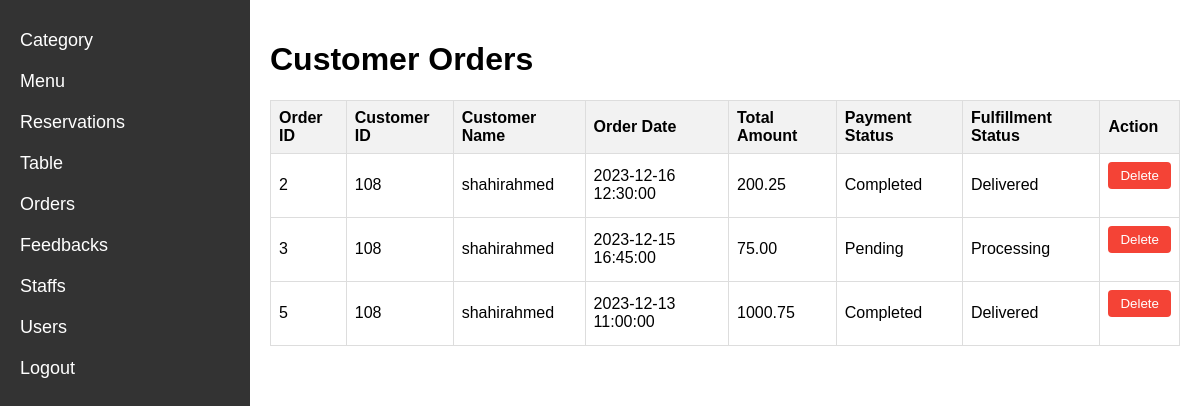
The page /view_orders.php on the database its author committed.
### tables this page shows
CREATE TABLE `Orders` (
  `order_id` int(11) NOT NULL,
  `customer_id` int(11) DEFAULT NULL,
  `order_date` datetime DEFAULT NULL,
  `total_amount` decimal(10,2) DEFAULT NULL,
  `payment_status` enum('Pending','Completed','Cancelled') DEFAULT NULL,
  `fulfillment_status` enum('Pending','Processing','Delivered','Cancelled') DEFAULT NULL
);

CREATE TABLE `Customers` (
  `customer_id` int(11) NOT NULL,
  `username` varchar(50) DEFAULT NULL,
  `password` varchar(100) DEFAULT NULL,
  `email` varchar(100) DEFAULT NULL,
  `full_name` varchar(100) DEFAULT NULL,
  `phone_number` varchar(20) DEFAULT NULL,
  `address` text DEFAULT NULL
);

### view_orders.php (the view, shortened to what this page needs)
<!DOCTYPE html>
<html>
<head>
</head>
<body>
<div class="sidebar">
<a href="create_category.php">Category</a>
        <a href="add_menu_item.php">Menu</a>
        <a href="view_reservations.php">Reservations</a>
        <a href="view_tables.php">Table</a>
        <a href="view_orders.php">Orders</a>
        <a href="view_feedback.php">Feedbacks</a>
        <a href="view_staffs.php">Staffs</a>
        <a href="view_customer.php">Users</a>
        <a href="logout.php" class="logout">Logout</a>
</div>
<div class="content">
    <h1>Customer Orders</h1>
    <table>
        <thead>
            <tr>
                <th>Order ID</th>
                <th>Customer ID</th>
                <th>Customer Name</th>
                <th>Order Date</th>
                <th>Total Amount</th>
                <th>Payment Status</th>
                <th>Fulfillment Status</th>
                <th>Action</th>
            </tr>
        </thead>
        <tbody>
            <?php
            $servername = "localhost";
            $username = "root";
            $password = "";
            $dbname = "updated";
            $conn = new mysqli($servername, $username, $password, $dbname);
            $sql = "SELECT Orders.order_id, Orders.customer_id, Customers.full_name AS customer_name, Orders.order_date, Orders.total_amount, Orders.payment_status, Orders.fulfillment_status
                    FROM Orders
                    INNER JOIN Customers ON Orders.customer_id = Customers.customer_id";
            $result = $conn->query($sql);
            if ($result->num_rows > 0) {
                while ($row = $result->fetch_assoc()) {
                    echo "<tr>
                            <td>" . $row["order_id"] . "</td>
                            <td>" . $row["customer_id"] . "</td>
                            <td>" . $row["customer_name"] . "</td>
                            <td>" . $row["order_date"] . "</td>
                            <td>" . $row["total_amount"] . "</td>
                            <td>" . $row["payment_status"] . "</td>
                            <td>" . $row["fulfillment_status"] . "</td>
                            <td><button class='delete-btn' onclick='deleteOrder(" . $row["order_id"] . ")'>Delete</button>
                            <div id='result-" . $row["order_id"] . "' class='result-message'></div></td>
                        </tr>";
                }
            } else {
                echo "<tr><td colspan='8'>0 results</td></tr>";
            }
            ?>
        </tbody>
    </table>
</div>
</body>
</html>

### view_orders.php (style rules this page uses)
body { margin: 0; padding: 0; font-family: Arial, sans-serif; }
.sidebar { height: 100%; width: 250px; position: fixed; top: 0; left: 0; background-color: #333; padding-top: 20px; }
.sidebar a { padding: 10px 20px; text-decoration: none; font-size: 18px; color: #fff; display: block; transition: 0.3s; }
.content { margin-left: 250px; padding: 20px; }
table { border-collapse: collapse; width: 100%; }
th, td { border: 1px solid #dddddd; text-align: left; padding: 8px; }
th { background-color: #f2f2f2; }
.delete-btn { background-color: #f44336; color: white; padding: 6px 12px; border: none; border-radius: 4px; cursor: pointer; }
.result-message { margin-top: 10px; padding: 5px; border-radius: 4px; }
.sidebar { height: 100%; width: 250px; position: fixed; top: 0; left: 0; background-color: #333; padding-top: 20px; color: white; }
.sidebar a { display: block; padding: 10px 20px; text-decoration: none; font-size: 18px; color: white; transition: 0.3s; }

### rows shown on the page
orders: order_id "2", customer "108", customer.full_name "shahirahmed", order_date "2023-12-16 12:30:00", total_amount "200.25", payment_status "Completed", fulfillment_status "Delivered"
orders: order_id "3", customer "108", customer.full_name "shahirahmed", order_date "2023-12-15 16:45:00", total_amount "75.00", payment_status "Pending", fulfillment_status "Processing"
orders: order_id "5", customer "108", customer.full_name "shahirahmed", order_date "2023-12-13 11:00:00", total_amount "1000.75", payment_status "Completed", fulfillment_status "Delivered"
